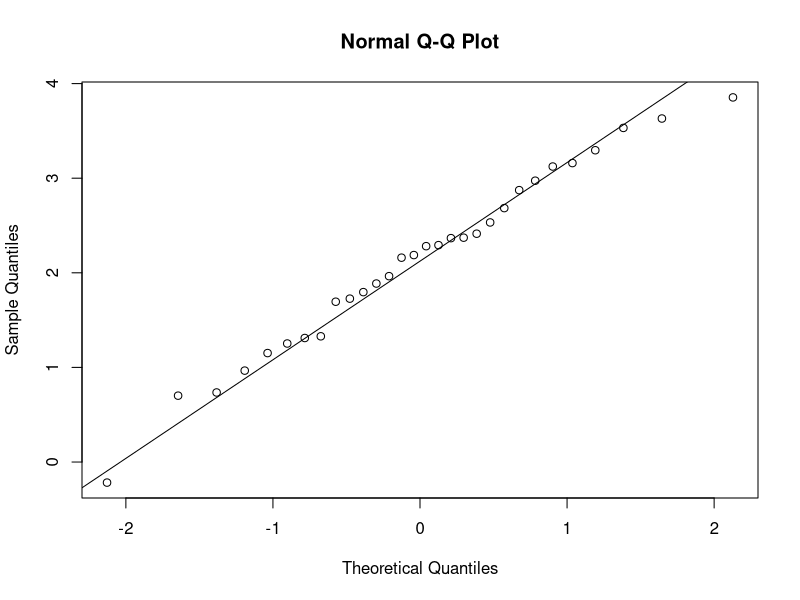
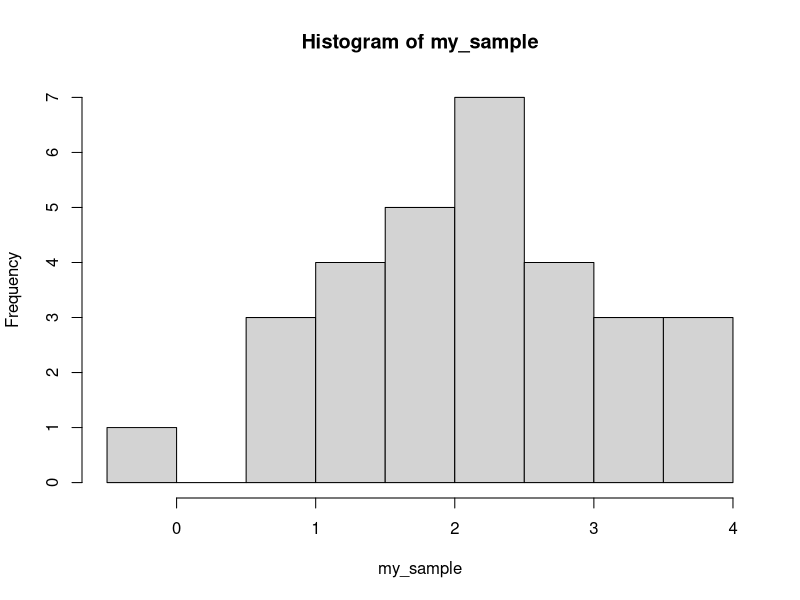
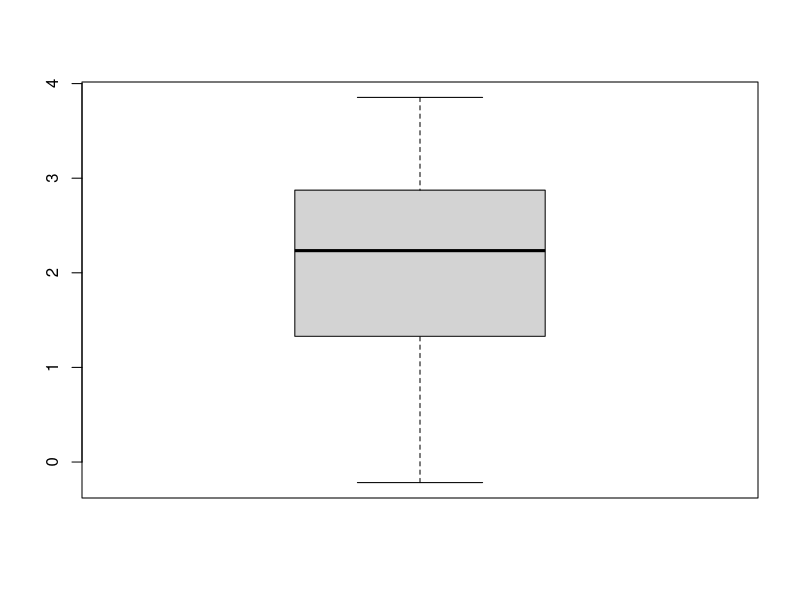

Reproduce these figures in R, in order.
# For reproducibility
set.seed(801)

# Food Science - log CFU of bacteria
my_sample <- rnorm(30, mean=2, sd=0.9)

# H0: µ = 1
# HA: µ > 1

# Compute the CI and R.R. for alpha = 0.05
# What can we conclude about H0? The data?

ybar <- mean(my_sample)
s <- sd(my_sample)
n <- length(my_sample)
alpha <- 0.05
mu <- 1

t_a <- qt(1-alpha, df=n-1)
t_a

t_c <- (ybar-mu)/(s/sqrt(n))
t_c

t_c > t_a

ci95 <- ybar + c(-1,1)*t_a*(s/sqrt(n))
ci95
qqnorm(my_sample); qqline(my_sample)
hist(my_sample)
boxplot(my_sample)

t.test(my_sample,
       alternative = 'greater',
       mu = 1,
       conf.level = 1-alpha)
